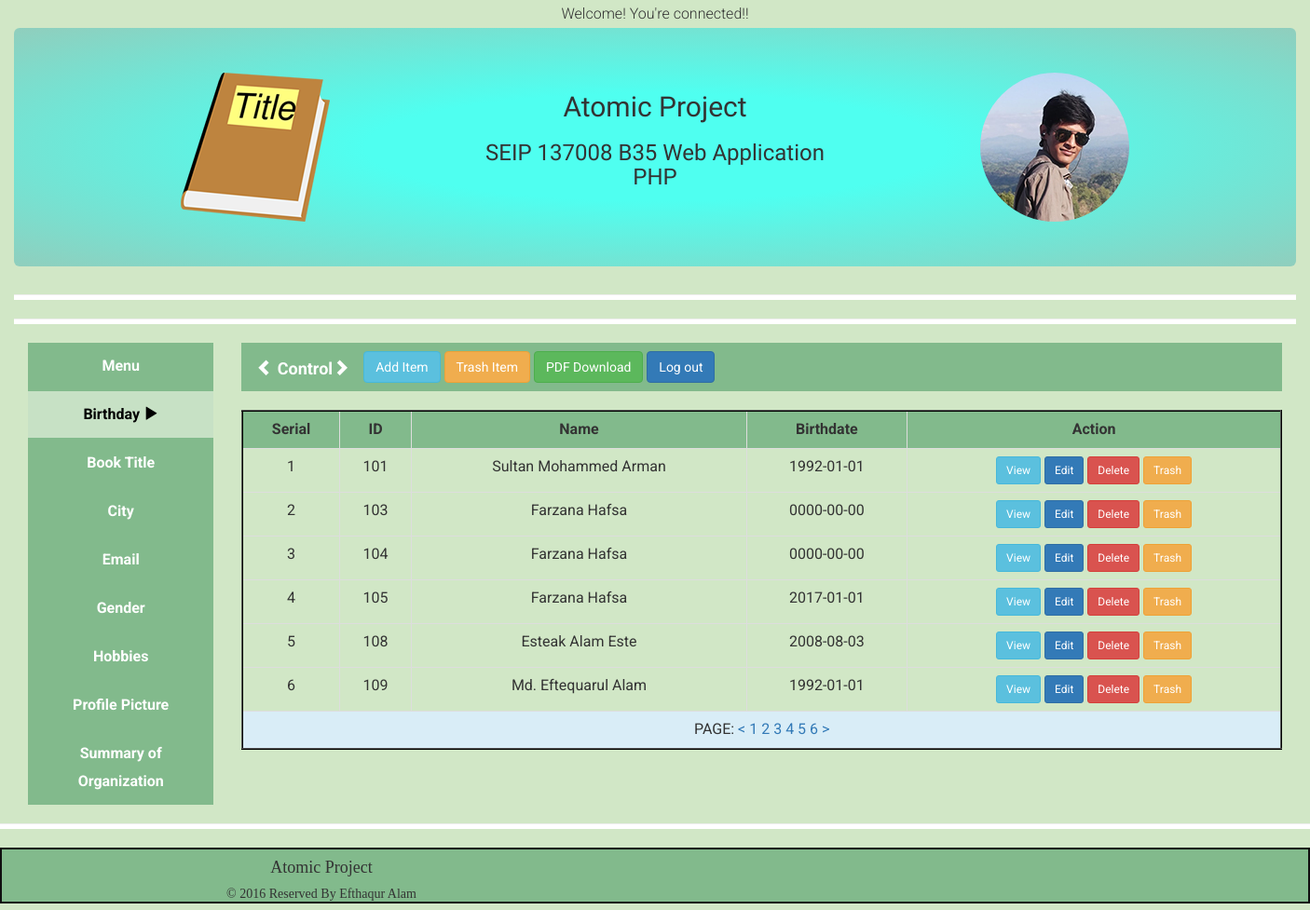
The app's page /views/SEIP137008/Birthday/index.php with its own data.
### tables this page shows
CREATE TABLE `birthday` (
  `id` int(11) NOT NULL,
  `name` varchar(40) NOT NULL,
  `birthdate` date NOT NULL
);

### src/BITM/SEIP137008/Model/Database.php (called while the page is built, shortened)
<?php
class Database
{
    public $host="localhost";
    public $dbname="atomic_project_b35_ea";
    public $dbuser="root";
    public $dbpass="root";
    public function __construct()
    {
        try{
            $this->DBH = new PDO("mysql:host=$this->host; dbname=$this->dbname", $this->dbuser ,$this->dbpass);
        }
        catch(PDOException $error){
            $error->getMessage();
        }
    }
}

### src/BITM/SEIP137008/Birthday/Birthday.php (called while the page is built, shortened)
<?php
class Birthday extends DB
{
    public function index($fetchMode='ASSOC'){
        $sql = 'SELECT * from birthday';
        $STH =$this->DBH->query($sql);
        $fetchMode = strtoupper($fetchMode);
        if(substr_count($fetchMode,'OBJ') > 0)
            $STH->setFetchMode(PDO::FETCH_OBJ);
        else
            $STH->setFetchMode(PDO::FETCH_ASSOC);
        $tableData = $STH->fetchAll();
        return $tableData;
    }
}

### views/SEIP137008/Birthday/index.php (the view, shortened to what this page needs)
<?php
$objbirthday = new Birthday();
$allData = $objbirthday->index('obj');
?>
<!DOCTYPE html>
<html lang="en">
<head>
    <link rel="stylesheet" href="../../../resource/assets/bootstrap/css/bootstrap.min.css">
    <link rel="stylesheet" href="../../../resource/assets/font-awesome/css/font-awesome.min.css">
    <link rel="stylesheet" href="../../../resource/assets/bootstrap/css/atomic-style.css">
</head>
<body>
<div class="container-fluid wrapper">
    <div class="jumbotron header">
        <div class="row">
            <div class="logo col-md-4 ">
                <img src="../../../resource/assets/img/logo/book-title.png" alt="..." class="img-rounded">
            </div>
            <div class="header-info col-md-4">
                <h2 class="project-heading">Atomic Project</h2>
                <h3 class="project-sub-heading">SEIP 137008 B35 Web Application PHP</h3>
            </div>
            <div class="user-img .col-md-4">
                <img src="../../../resource/assets/img/user-img.jpg" alt="..."  class="img-circle size">
            </div>
        </div>
    </div>
    <hr class="hr-divider">
    <hr class="hr-divider">
    <div class="container-fluid wrapper">
        <div class="row">
            <div class="col-md-2">
                <ul class="nav atomic-side-nav nav-pills nav-stacked " id="sidebar-ctrl">
                    <li role="presentation"><a href="../atomic_project.php">Menu</a></li>
                    <li role="presentation" class="active"> <a href="../Birthday/index.php">Birthday <span class="glyphicon glyphicon-play"></span></a></li>
                    <li role="presentation" ><a href="../BookTitle/index.php" >Book Title </a></li>
                    <li role="presentation"><a href="../City/index.php">City</a></li>
                    <li role="presentation"><a href="../Email/index.php">Email</a></li>
                    <li role="presentation"><a href="../Gender/index.php">Gender</a></li>
                    <li role="presentation"><a href="../Hobbies/index.php">Hobbies</a></li>
                    <li role="presentation"><a href="../ProfilePicture/index.php">Profile Picture</a></li>
                    <li role="presentation"><a href="../SummaryOfOrganization/index.php">Summary of Organization</a></li>
                </ul>
            </div>
            <div class="col-md-10 ">
                <div class="row">
                    <div class="col-md-12">
                        <div class="atomic-nav">
                            <div class="navbar">
                                <div class="container">
                                    <div class="navbar-header">
                                <span class="navbar-brand"> <a href="#" id="button-sidebar" class="control-link"><span class="glyphicon glyphicon-chevron-left" ></span></a>
                                 <span class="control-link">Control</span><a href="#" id="button-navbar" class="control-link"><span class="glyphicon glyphicon-chevron-right" ></span></a>
                                    </div>
                                    <div class="nav navbar-nav" role="group" aria-label="..." id="navbar-ctrl">
                                        <a href="create.php" class="navbar-btn btn btn-info" >Add Item</a>
                                        <a href="" class="navbar-btn btn btn-warning">Trash Item</a>
                                        <a href="" class="navbar-btn btn btn-success">PDF Download</a>
                                        <a href="" class="navbar-btn btn btn-primary">Log out</a>
                                    </div>
                                </div>
                            </div>
                        </div>
                    </div>
                    <div class="col-md-12">
                        <table class="table table-bordered table-hover my-table-border my-td fade-in one">
                            <tr class="active">
                                <th>Serial</th>
                                <th>ID</th>
                                <th>Name</th>
                                <th>Birthdate</th>
                                <th>Action</th>
                            </tr>
                            <?php
                            $serial = 1;
                            foreach($allData as $oneData){
                                echo "<tr>";
                                echo "<td>$serial</td>";
                                echo "<td>$oneData->id</td>";
                                echo "<td>$oneData->name</td>";
                                echo "<td>$oneData->birthdate</td>";
                                echo " <td>
                                            <a href='view.php?id=$oneData->id' class='btn btn-info btn-sm'>View</a>
                                            <a href='edit.php?id=$oneData->id' class='btn btn-primary btn-sm'>Edit</a>
                                            <a href='delete.php?id=$oneData->id' class='btn btn-danger btn-sm'>Delete</a>
                                            <a href='trash.php?id=$oneData->id' class='btn btn-warning btn-sm'>Trash</a>
                                            </td>";
                                echo "</tr>";
                                $serial++;
                            }
                            ?>
                            <tr class="info">
                                <td  colspan="5">PAGE:
                                    <a href="#"><</a>
                                    <a href="#">1</a>
                                    <a href="#">2</a>
                                    <a href="#">3</a>
                                    <a href="#">4</a>
                                    <a href="#">5</a>
                                    <a href="#">6</a>
                                    <a href="#">></a>
                                </td>
                            </tr>
                        </table>
                    </div>
                </div>
            </div>
        </div>
    </div>
</div>
<hr class="hr-divider">
<div class="footer">
    <div class="row">
        <div class="header-info col-md-6">
            <h4>Atomic Project</h4>
            <h5> &copy; 2016 Reserved By Efthaqur Alam</h5>
        </div>
        <div class="user-img col-md-6">
        </div>
    </div>
</div>
</body>
</html>

### records on screen
birthday: id "101", name "Sultan Mohammed Arman", birthdate "1992-01-01"
birthday: id "103", name "Farzana Hafsa", birthdate "0000-00-00"
birthday: id "104", name "Farzana Hafsa", birthdate "0000-00-00"
birthday: id "105", name "Farzana Hafsa", birthdate "2017-01-01"
birthday: id "108", name "Esteak Alam Este", birthdate "2008-08-03"
birthday: id "109", name "Md. Eftequarul Alam", birthdate "1992-01-01"
